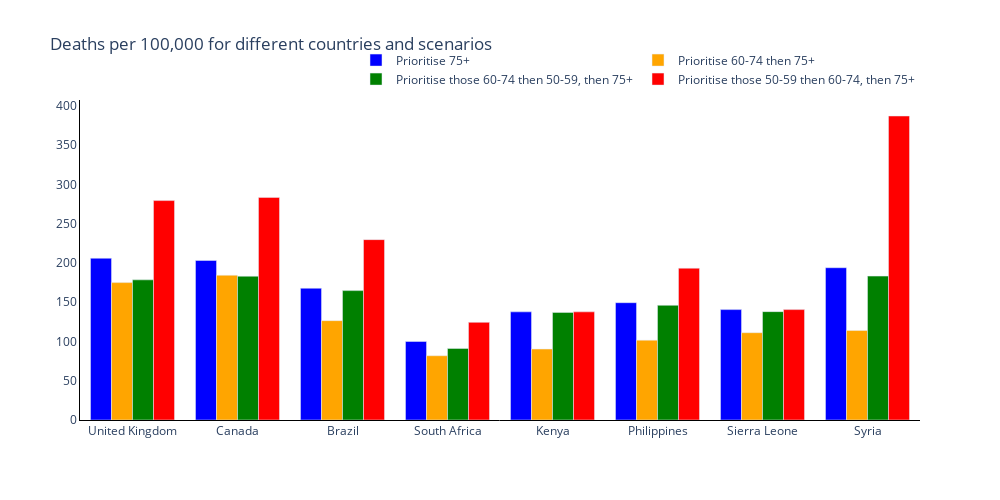

Notebook source saved alongside this figure:
### Markdown cell above
## Summary Figure

### Code cell
new_colours = ['blue', 'orange', 'green', 'red']

trace_name = scenario_names.copy()

fig = go.Figure()
# Plot for each region
for s, scenario in enumerate(scenario_names):
    fig.add_trace(
        go.Bar(
            y=[np.sum(total_new_deaths_mean[r][s, :]) for r, reg in enumerate(regions)],
            x=regions,
            name=trace_name[s],
            marker_color=new_colours[s],
        )
    )

# Add axis labels
fig.update_layout(
    boxmode='group',
    title='Deaths per 100,000 for different countries and scenarios',
    width=1000,
    height=500,
    plot_bgcolor='white',
    xaxis=dict(linecolor='black'),
    yaxis=dict(linecolor='black'),
    hovermode='x unified',
    legend=dict(
            orientation="h",
            yanchor="bottom",
            y=1.02,
            xanchor="right",
            x=1
        )
    )

fig.write_image('images/Deaths per Scenario and Country.pdf')
fig.show()

### Figure 1 — Plotly figure (JSON) as saved in the notebook; plotly's stock layout.template omitted (floating-point values rounded to 4 significant figures)
{"data": [{"marker": {"color": "blue"}, "name": "Prioritise 75+", "type": "bar", "x": ["United Kingdom", "Canada", "Brazil", "South Africa", "Kenya", "Philippines", "Sierra Leone", "Syria"], "y": [205.9, 203.0, 167.7, 99.92, 137.7, 149.3, 140.5, 193.9]}, {"marker": {"color": "orange"}, "name": "Prioritise 60-74 then 75+", "type": "bar", "x": ["United Kingdom", "Canada", "Brazil", "South Africa", "Kenya", "Philippines", "Sierra Leone", "Syria"], "y": [174.9, 184.3, 126.5, 81.81, 90.31, 101.6, 111.1, 113.9]}, {"marker": {"color": "green"}, "name": "Prioritise those 60-74 then 50-59, then 75+", "type": "bar", "x": ["United Kingdom", "Canada", "Brazil", "South Africa", "Kenya", "Philippines", "Sierra Leone", "Syria"], "y": [178.4, 183.0, 164.7, 91.06, 137.0, 146.0, 138.0, 183.2]}, {"marker": {"color": "red"}, "name": "Prioritise those 50-59 then 60-74, then 75+", "type": "bar", "x": ["United Kingdom", "Canada", "Brazil", "South Africa", "Kenya", "Philippines", "Sierra Leone", "Syria"], "y": [279.3, 283.4, 229.6, 124.3, 137.7, 193.3, 140.5, 387.0]}], "layout": {"boxmode": "group", "height": 500, "hovermode": "x unified", "legend": {"orientation": "h", "x": 1, "xanchor": "right", "y": 1.02, "yanchor": "bottom"}, "plot_bgcolor": "white", "title": {"text": "Deaths per 100,000 for different countries and scenarios"}, "width": 1000, "xaxis": {"linecolor": "black"}, "yaxis": {"linecolor": "black"}}}
